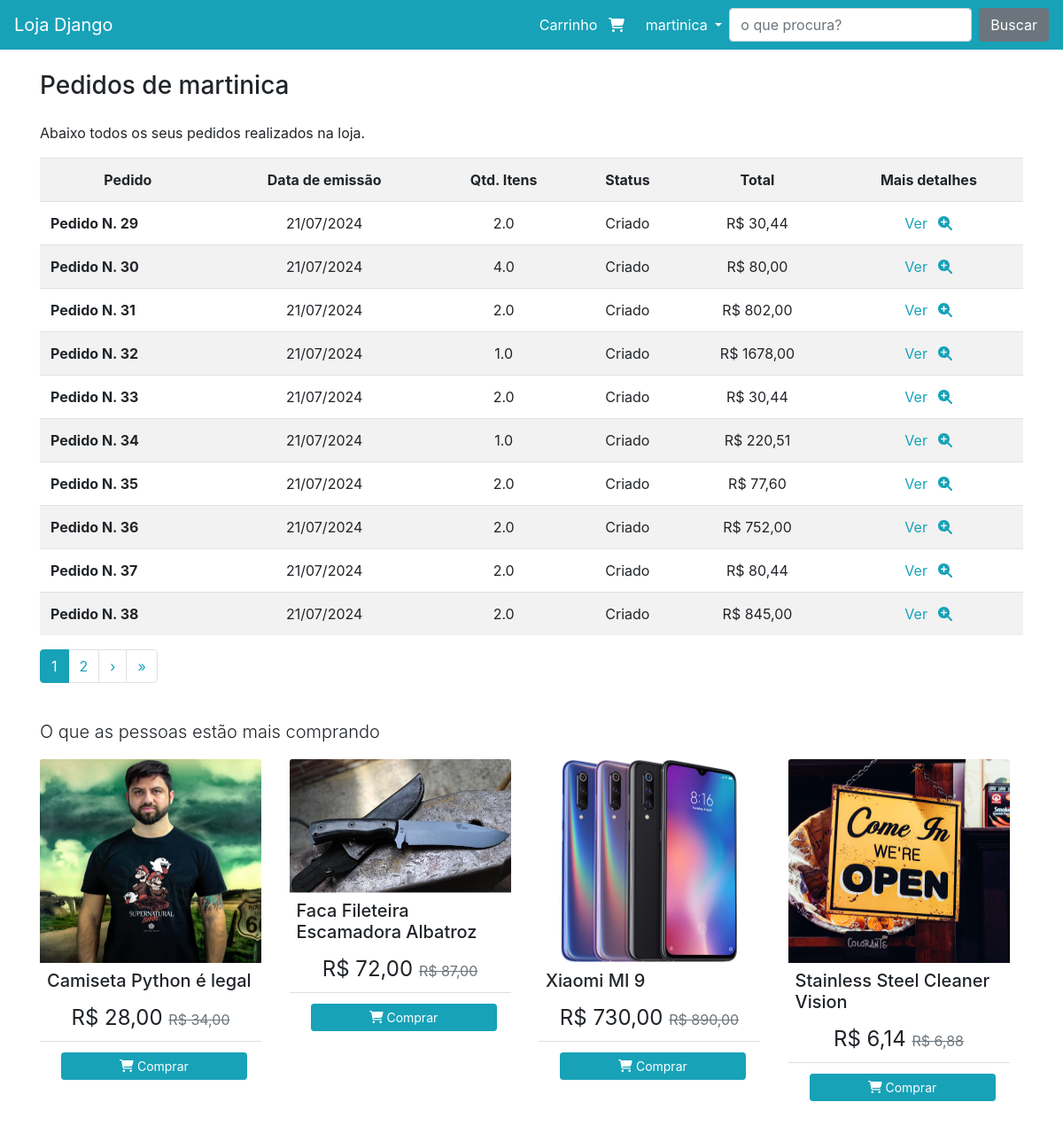
The app's page /pedido/meuspedidos (signed in) with its own data.
### pedido/models.py (models this page shows)
class Pedido(models.Model):
    usuario = models.ForeignKey(User, on_delete=models.CASCADE)
    data_emissao = models.DateField(default=datetime.now().date())
    hora_emissao = models.TimeField(default=timezone.now().time())
    total = models.DecimalField(max_digits=10, decimal_places=2, null=False)
    qtd_total = models.FloatField(default=0)
    status = models.CharField(
        default='C',
        max_length=1,
        choices=(
            ('A', 'Aprovado'),
            ('C', 'Criado'),
            ('R', 'Reprovado'),
            ('P', 'Enviado'),
            ('F', 'Finalizado'),
        )
    )
    def __str__(self):
        return f'Pedido N. {self.pk}'

### produto/models.py (models this page shows, shortened)
class Produto(models.Model):
    nome = models.CharField(max_length=200)
    descricao = models.TextField(max_length=255)
    descricao_longa = models.TextField()
    imagem = models.ImageField(upload_to='produto_imagens/%Y/%m/', blank=True, null=True)
    slug = models.SlugField(unique=True, blank=True, null=True)
    preco_marketing = models.FloatField()
    preco_marketing_promocional = models.FloatField(default=0)
    tipo = models.CharField(
        default='V',
        max_length=1,
        choices=(
            ('V', 'Variável'),
            ('S', 'Simples'),
        )
    )

### pedido/views.py (the view)
# urls.py: path('meuspedidos', views.MeusPedidos.as_view(), name="meuspedidos"),
class MeusPedidos(DispachLoginRequired, ListView):
    model = Pedido
    template_name = 'pedido/lista.html'
    paginate_by = 10
    ordering = ['-id']
    def get(self, *args, **kwargs):
        usuario = self.request.user
        pedidos = Pedido.objects.filter(usuario=usuario)
        produtos_mais_vendidos = ProdutoService().get_produtos_mais_vendidos()
        page = self.request.GET.get('page', 1)
        paginator = Paginator(pedidos, per_page=10)
        page_object = paginator.get_page(page)
        contexto = {
            'pedidos': pedidos,
            'produtos_mais_vendidos': produtos_mais_vendidos,
            "page_obj": page_object,
            "is_paginated": True
        }
        return render(self.request, self.template_name, contexto)

### pedido/views.py (called while the page is built)
    def dispatch(self, *args, **kwargs):
        if not self.request.user.is_authenticated:
            return redirect("perfil:criar")
        return super().dispatch(*args, **kwargs)

### produto/produto_service.py (called while the page is built)
    def get_produtos_mais_vendidos(self):
        agg_count_pedidos = ItemPedido.objects.values('produto_id').annotate(num_pedidos=Count('id')).order_by('-num_pedidos')[:4]
        itens = list(agg_count_pedidos)
        id_produtos = []
        for item in itens:
            id_produtos.append(item['produto_id'])
        return Produto.objects.filter(id__in=id_produtos)

### produto/templatetags/omfilters.py (called while the page is built)
@register.filter
def formata_preco(val):
    if isinstance(val, str):
        val = float(val)
    return f'R$ {val:.2f}'.replace('.', ',')

### pedido/templates/pedido/lista.html
{% extends 'base.html' %}
{% load omfilters %}
{% block conteudo %}
<div class="row">
    <div class="col">
        <h3 class="mb-4">Pedidos de {{user}}</h3>
        <p>Abaixo todos os seus pedidos realizados na loja.</p>
        <div class="table-responsive">
            <table class="table table-striped">
                <tr>
                    <th scope="col" class="text-center">Pedido</th>
                    <th scope="col" class="text-center">Data de emissão</th>
                    <th scope="col" class="text-center">Qtd. Itens</th>
                    <th scope="col" class="text-center">Status</th>
                    <th scope="col" class="text-center">Total</th>
                    <th scope="col" class="text-center">Mais detalhes</th>
                </tr>
                {% for pedido in page_obj %}
                <tr>
                    <th scope="row">{{pedido}}</td>
                    <td class="text-center">{{pedido.data_emissao|date:"d/m/Y"}}</td>
                    <td class="text-center">{{pedido.qtd_total}}</td>
                    <td class="text-center">{{pedido.get_status_display}}</td>
                    <td class="text-center">{{pedido.total|formata_preco}}</td>
                    <td class="text-center">
                        <a href="{% url 'pedido:detalhe' pedido.id %}">
                            Ver <i class="fas fa-search-plus ml-2"></i>
                        </a>
                    </td>
                </tr>
                {% endfor %}
            </table>
        </div>
    </div>
</div>
{% include 'parciais/_pagination.html' %}
 {% endblock %}

### templates/parciais/_nav.html (shortened to what this page needs)
{% load omfilters %}
<nav class="navbar navbar-dark bg-primary navbar-expand-lg">
    <a class="navbar-brand" href="/">Loja Django</a>
    <div class="collapse navbar-collapse" id="navbarSupportedContent">
        <ul class="navbar-nav ml-auto">
            <li class="nav-item">
                <a class="nav-link nav-cart-link active" href="{% url 'produto:carrinho' %}">
                    <span class="nav-cart-text mr-1">
                        Carrinho
                    </span>
                    <span class="nav-cart-icon mr-2">
                        <i class="fas fa-shopping-cart"></i>
                    </span>
                </a>
            </li>
            <li class="nav-item dropdown">
                <a class="nav-link dropdown-toggle active" href="#" id="navbarDropdown" role="button"
                    data-toggle="dropdown" aria-haspopup="true" aria-expanded="false">
                    {% if request.user.is_authenticated %}
                        {{request.user}}
                    {% else %}
                        Perfil
                    {% endif %}
                </a>
            </li>
        </ul>
        <form class="form-inline my-2 my-lg-0" action="{% url 'produto:busca' %}">
            <input class="form-control mr-sm-2" type="search" placeholder="o que procura?" aria-label="Search" name="termo">
            <button class="btn btn-secondary my-2 my-sm-0" type="submit">Buscar</button>
        </form>
    </div>
</nav>

### templates/parciais/_footer.html (shortened to what this page needs)
{% load static %}
{% load omfilters %}
<div class="container mt-4 mb-4">
<p class="lead">O que as pessoas estão mais comprando</p>
<div class="row">
    <div class="col-lg-12">
        <div class="card-columns_produtos_rodape">
            {% for produto in produtos_mais_vendidos %}
            <div class="card img_produtos_mais_vendidos">
                {% if produto.imagem %}
                  <a href="{% url 'produto:detalhe' produto.slug %}">
                    <img class="card-img-top " src="{{ produto.imagem.url }}" alt="Card image cap">
                  </a>
                {% endif %}
                <div class="card-body-carroussel">
                    <h5 class="card-title">{{ produto.nome }}</h5>
                    <div class="container product-price-block text-center">
                        {% if produto.preco_marketing_promocional > 0 %}
                            <span class="product-price">
                                {{ produto.preco_marketing_promocional|formata_preco }}
                            </span>
                        {% endif %}
                            <span class="product-old-price text-muted">
                                {{ produto.preco_marketing|formata_preco }}
                            </span>
                    </div>
                </div>
                <div class="card-footer-rodape bg-transparent border-top-light-custom text-center">
                    <a href="{% url 'produto:detalhe' produto.slug %}" class="btn btn-primary btn-sm m-1 btn-block">
                        <i class="fa fa-shopping-cart" aria-hidden="true"></i>
                        Comprar
                    </a>
                </div>
            </div>
            {% endfor  %}
        </div>
    </div>
</div>
</div>

### static/assets/custom/css/style.css (style rules this page uses)
.product-price-block { font-size: 1.5rem; }
.product-price { font-size: 1.5rem; }
.product-old-price { text-decoration: line-through; font-size: 1rem; }
.border-top-light-custom { border-top: 1px solid rgba(0, 0, 0, 0.125); }
@media (min-width: 62em) { .card-columns_produtos_rodape { -webkit-column-count: 4; -moz-column-count: 4; column-count: 4; } }
.text-center { text-align: center; }
.img_produtos_mais_vendidos { max-width: 250px; height: 380px; border:none; }
.img_produtos_mais_vendidos img { max-height: 230px; }
.card-body-carroussel { padding: 0.5rem; }
.card-footer-rodape { padding: 0.50rem 1.25rem; }

### records on screen
Pedido: id "Pedido N. 29", data_emissao "21/07/2024", qtd_total "2.0", status "Criado", total "R$ 30,44"
Pedido: id "Pedido N. 30", data_emissao "21/07/2024", qtd_total "4.0", status "Criado", total "R$ 80,00"
Pedido: id "Pedido N. 31", data_emissao "21/07/2024", qtd_total "2.0", status "Criado", total "R$ 802,00"
Pedido: id "Pedido N. 32", data_emissao "21/07/2024", qtd_total "1.0", status "Criado", total "R$ 1678,00"
Pedido: id "Pedido N. 33", data_emissao "21/07/2024", qtd_total "2.0", status "Criado", total "R$ 30,44"
Pedido: id "Pedido N. 34", data_emissao "21/07/2024", qtd_total "1.0", status "Criado", total "R$ 220,51"
Pedido: id "Pedido N. 35", data_emissao "21/07/2024", qtd_total "2.0", status "Criado", total "R$ 77,60"
Pedido: id "Pedido N. 36", data_emissao "21/07/2024", qtd_total "2.0", status "Criado", total "R$ 752,00"
Pedido: id "Pedido N. 37", data_emissao "21/07/2024", qtd_total "2.0", status "Criado", total "R$ 80,44"
Pedido: id "Pedido N. 38", data_emissao "21/07/2024", qtd_total "2.0", status "Criado", total "R$ 845,00"
Produto: imagem (picture), nome "Camiseta Python é legal", preco_marketing_promocional "R$ 28,00", preco_marketing "R$ 34,00"
Produto: imagem (picture), nome "Faca Fileteira Escamadora Albatroz", preco_marketing_promocional "R$ 72,00", preco_marketing "R$ 87,00"
Produto: imagem (picture), nome "Xiaomi MI 9", preco_marketing_promocional "R$ 730,00", preco_marketing "R$ 890,00"
Produto: imagem (picture), nome "Stainless Steel Cleaner Vision", preco_marketing_promocional "R$ 6,14", preco_marketing "R$ 6,88"

### other values on screen
{{ request.user }} "martinica"
{{ user }} "martinica"
{{ num }} "1"
{{ num }} "2"
